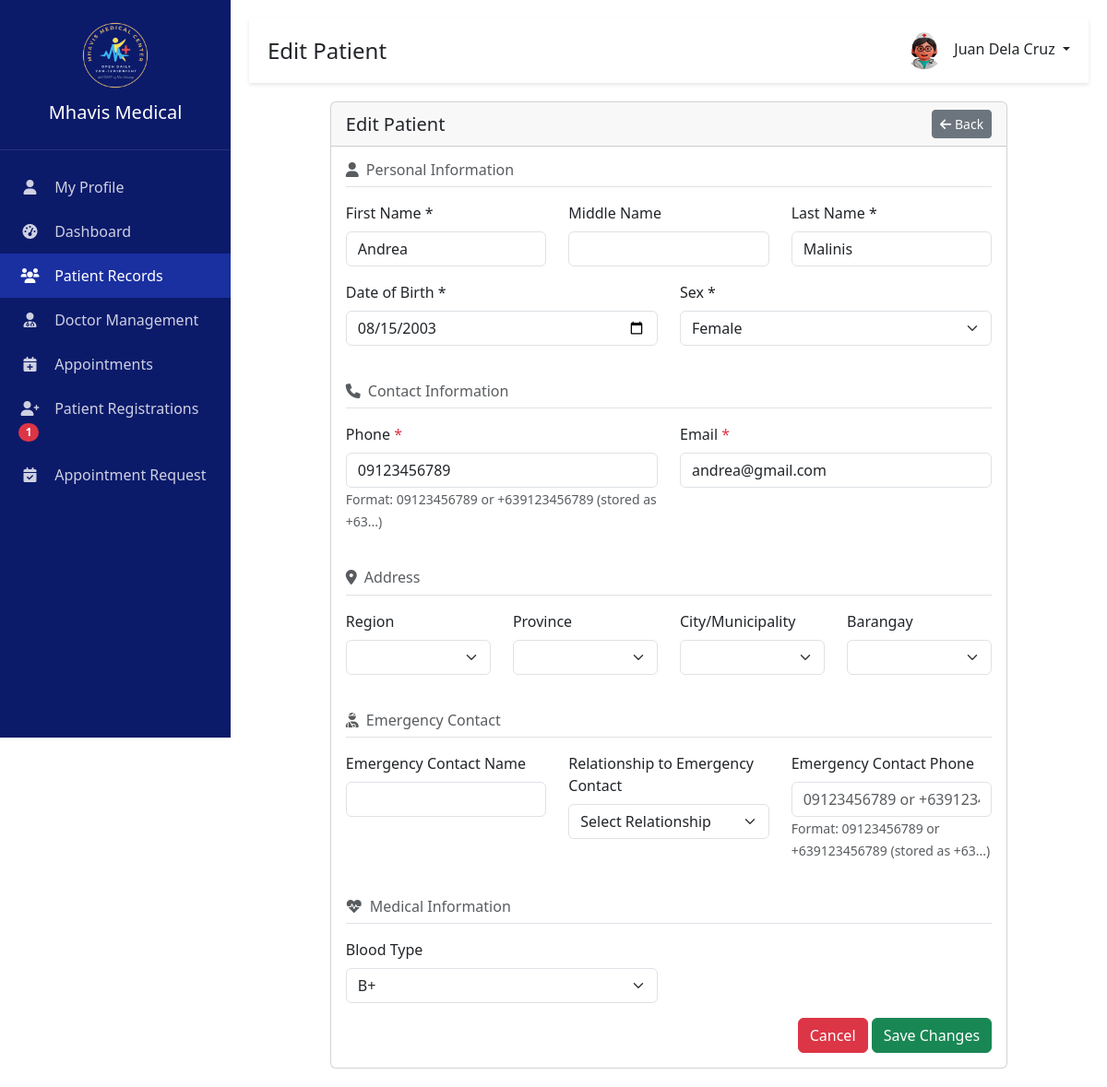
Page /main/edit_patient.php?id=1 (signed in) on the committed database.
### tables this page shows
CREATE TABLE `users` (
  `id` int(11) NOT NULL,
  `first_name` varchar(255) NOT NULL,
  `last_name` varchar(255) NOT NULL,
  `username` varchar(100) NOT NULL,
  `email` varchar(100) NOT NULL,
  `phone` varchar(20) DEFAULT NULL,
  `address` text DEFAULT NULL,
  `role` enum('Admin','Doctor') NOT NULL,
  `department_id` int(11) DEFAULT NULL,
  `specialization` varchar(100) DEFAULT NULL,
  `password` varchar(255) NOT NULL,
  `status` enum('Active','Inactive','','') NOT NULL DEFAULT 'Active',
  `profile_image` varchar(255) NOT NULL,
  `created_at` timestamp NOT NULL DEFAULT current_timestamp(),
  `updated_at` timestamp NOT NULL DEFAULT current_timestamp(),
  `license_number` varchar(50) DEFAULT NULL,
  `is_available` tinyint(1) DEFAULT 1,
  `prc_number` varchar(50) DEFAULT NULL,
  `license_type` varchar(50) DEFAULT NULL,
  `prc_id_document` varchar(255) DEFAULT NULL,
  `last_login` datetime DEFAULT NULL
);

CREATE TABLE `patients` (
  `id` int(11) NOT NULL,
  `patient_number` varchar(20) NOT NULL,
  `first_name` varchar(100) NOT NULL,
  `middle_name` varchar(100) DEFAULT NULL,
  `last_name` varchar(100) NOT NULL,
  `suffix` varchar(20) DEFAULT NULL,
  `date_of_birth` date NOT NULL,
  `sex` enum('Male','Female','','') NOT NULL,
  `is_senior_citizen` tinyint(1) NOT NULL DEFAULT 0,
  `senior_citizen_id` varchar(20) NOT NULL,
  `is_pwd` tinyint(1) NOT NULL DEFAULT 0,
  `pwd_id` varchar(20) NOT NULL,
  `civil_status` varchar(50) DEFAULT NULL,
  `address` text NOT NULL,
  `phone` varchar(20) NOT NULL,
  `email` varchar(100) NOT NULL,
  `emergency_contact_name` varchar(100) NOT NULL,
  `emergency_contact_phone` varchar(20) NOT NULL,
  `relationship` varchar(50) DEFAULT NULL,
  `chief_complaint` text DEFAULT NULL,
  `blood_type` varchar(5) NOT NULL,
  `allergies` text NOT NULL,
  `created_at` timestamp NOT NULL DEFAULT current_timestamp(),
  `updated_at` timestamp NOT NULL DEFAULT current_timestamp()
);

### main/edit_patient.php (the view, shortened to what the rows shown need)
<?php
$conn = getDBConnection();
$patientId = isset($_GET['id']) ? (int)$_GET['id'] : 0;
$stmt = $conn->prepare("SELECT * FROM patients WHERE id = ?");
$stmt->bind_param("i", $patientId);
$stmt->execute();
$result = $stmt->get_result();
$patient = $result->fetch_assoc();
include 'includes/header.php';
?>
<div class="row justify-content-center">
    <div class="col-md-10">
        <div class="card">
            <div class="card-body">
                <form method="POST">
                    <div class="row">
                        <div class="col-md-4 mb-3">
                            <label class="form-label">First Name *</label>
                            <input type="text" class="form-control" name="first_name" id="first_name" value="<?= htmlspecialchars($patient['first_name'] ?? '') ?>" pattern="[A-Za-z\s\-'\.]+" title="First name cannot contain numbers. Only letters, spaces, hyphens, apostrophes, and periods are allowed.">
                        </div>
                        <div class="col-md-4 mb-3">
                            <label class="form-label">Last Name *</label>
                            <input type="text" class="form-control" name="last_name" id="last_name" value="<?= htmlspecialchars($patient['last_name'] ?? '') ?>" pattern="[A-Za-z\s\-'\.]+" title="Last name cannot contain numbers. Only letters, spaces, hyphens, apostrophes, and periods are allowed.">
                        </div>
                    </div>
                    <div class="row">
                        <div class="col-md-6 mb-3">
                            <label class="form-label">Date of Birth *</label>
                            <input type="date" class="form-control" name="date_of_birth" max="<?= date('Y-m-d') ?>" value="<?= htmlspecialchars($patient['date_of_birth'] ?? '') ?>">
                        </div>
                        <div class="col-md-6 mb-3">
                            <label class="form-label">Sex *</label>
                            <select class="form-select" name="sex">
                                <option value="Female" <?= ($patient['sex'] ?? '') === 'Female' ? 'selected' : '' ?>>Female</option>
                            </select>
                        </div>
                    </div>
                    <div class="row">
                        <div class="col-md-6 mb-3">
                            <label class="form-label">Phone <span class="text-danger">*</span></label>
                            <input type="tel" class="form-control" name="phone" required pattern="^(\+63|0)\d{9,10}$" inputmode="tel" placeholder="09123456789 or +639123456789" value="<?= isset($patient['phone']) && !empty($patient['phone']) ? htmlspecialchars(phoneToInputFormat($patient['phone'])) : '' ?>">
                            <small class="text-muted">Format: 09123456789 or +639123456789 (stored as +63...)</small>
                        </div>
                        <div class="col-md-6 mb-3">
                            <label class="form-label">Email <span class="text-danger">*</span></label>
                            <input type="email" class="form-control" name="email" id="email" required value="<?= htmlspecialchars($patient['email'] ?? '') ?>" pattern="[a-zA-Z0-9._%+-]+@[a-zA-Z0-9.-]+\.[a-zA-Z]{2,}" title="Email must contain @ and a valid domain (e.g., .com, .net, .org)">
                        </div>
                    </div>
                    <div class="row">
                        <div class="col-md-4 mb-3">
                            <label class="form-label">Emergency Contact Phone</label>
                            <input type="tel" class="form-control" name="emergency_contact_phone" pattern="^(\+63|0)\d{9,10}$" inputmode="tel" placeholder="09123456789 or +639123456789" value="<?= isset($patient['emergency_contact_phone']) && !empty($patient['emergency_contact_phone']) ? htmlspecialchars(phoneToInputFormat($patient['emergency_contact_phone'])) : '' ?>">
                            <small class="text-muted">Format: 09123456789 or +639123456789 (stored as +63...)</small>
                        </div>
                    </div>
                    <div class="row">
                        <div class="col-md-6 mb-3">
                            <label class="form-label">Blood Type</label>
                            <select class="form-select" name="blood_type">
                                <?php foreach (["A+","A-","B+","B-","O+","O-","AB+","AB-"] as $type): ?>
                                    <option value="<?= $type ?>" <?= ($patient['blood_type'] ?? '') === $type ? 'selected' : '' ?>><?= $type ?></option>
                                <?php endforeach; ?>
                            </select>
                        </div>
                    </div>
                </form>
            </div>
        </div>
    </div>
</div>
<?php include 'includes/footer.php'; ?>

### includes/header.php (shortened to what the rows shown need)
<?php
require_once 'config/init.php';
$is_staff_logged_in = isset($_SESSION['user_id']) && !empty($_SESSION['user_id']);
if ($is_staff_logged_in) {
    $user_id = $_SESSION['user_id'];
    $stmt = $conn->prepare("SELECT first_name, last_name, email, phone, username, profile_image, role FROM users WHERE id = ?");
    $stmt->bind_param("i", $user_id);
    $stmt->execute();
    $result = $stmt->get_result();
    $user = $result->fetch_assoc();
    $full_name = $user['first_name'] . ' ' . $user['last_name'];
    $profile_image = $user['profile_image'] ?? 'img/default-avatar.png';
}
$is_iframe = isset($_GET['iframe']) && $_GET['iframe'] == '1';
?>
<!DOCTYPE html>
<html lang="en">
<head>
    <link href="https://cdn.jsdelivr.net/npm/bootstrap@5.3.0/dist/css/bootstrap.min.css" rel="stylesheet">
    <link href="https://cdnjs.cloudflare.com/ajax/libs/font-awesome/6.0.0/css/all.min.css" rel="stylesheet">
    <link href="assets/css/style.css" rel="stylesheet">
    <link href='https://cdn.jsdelivr.net/npm/@fullcalendar/core@6.1.10/main.min.css' rel='stylesheet' />
    <link href="https://cdn.datatables.net/1.13.7/css/dataTables.bootstrap5.min.css" rel="stylesheet">
    <link rel="stylesheet" href="https://cdn.jsdelivr.net/npm/flatpickr/dist/flatpickr.min.css">
</head>
<body<?php echo $is_iframe ? ' class="iframe-mode"' : ''; ?>>
    <div class="main-content"<?php echo $is_iframe ? ' style="margin-left: 0; padding: 0;"' : ''; ?>>
        <div class="top-bar"<?php echo $is_iframe ? ' style="display: none;"' : ''; ?>>
            <div class="d-flex align-items-center">
                <div class="user-profile dropdown">
                <a href="#" class="dropdown-toggle text-decoration-none text-dark" data-bs-toggle="dropdown">
                    <img src="<?php echo htmlspecialchars($profile_image); ?>" alt="Profile"
                         onerror="this.src='img/defaultDP.jpg'"
                         id="header-profile-image">
                    <span class="ms-2"><?php echo htmlspecialchars($full_name); ?></span>
                </a>
                </div>
            </div>
        </div>
        <div class="container-fluid"<?php echo $is_iframe ? ' style="padding: 0;"' : ''; ?>>

### rows in the picture
users: profile_image (picture), full_name "Juan Dela Cruz"
patients: first_name "Andrea", last_name "Malinis", date_of_birth "08/15/2003", sex "Female", phone "09123456789", email "andrea@gmail.com", blood_type "B+"

### other values in the picture
$pending_registration_count "1"
$page_title "Edit Patient"
